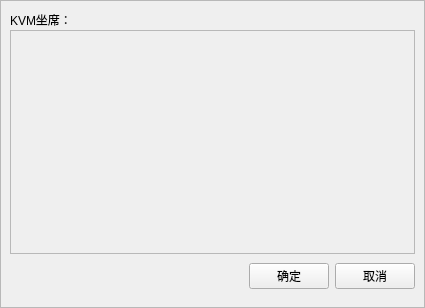
<?xml version="1.0" encoding="UTF-8"?>
<ui version="4.0">
 <class>frmPushPlanToKvmWid</class>
 <widget class="QWidget" name="frmPushPlanToKvmWid">
  <property name="geometry">
   <rect>
    <x>0</x>
    <y>0</y>
    <width>425</width>
    <height>308</height>
   </rect>
  </property>
  <property name="windowTitle">
   <string>Form</string>
  </property>
  <layout class="QVBoxLayout" name="verticalLayout">
   <property name="spacing">
    <number>0</number>
   </property>
   <property name="leftMargin">
    <number>0</number>
   </property>
   <property name="topMargin">
    <number>0</number>
   </property>
   <property name="rightMargin">
    <number>0</number>
   </property>
   <property name="bottomMargin">
    <number>0</number>
   </property>
   <item>
    <widget class="QFrame" name="frame">
     <property name="frameShape">
      <enum>QFrame::StyledPanel</enum>
     </property>
     <property name="frameShadow">
      <enum>QFrame::Raised</enum>
     </property>
     <layout class="QVBoxLayout" name="verticalLayout_3">
      <item>
       <widget class="QWidget" name="widget_2" native="true">
        <layout class="QVBoxLayout" name="verticalLayout_2">
         <property name="spacing">
          <number>0</number>
         </property>
         <property name="leftMargin">
          <number>0</number>
         </property>
         <property name="topMargin">
          <number>0</number>
         </property>
         <property name="rightMargin">
          <number>0</number>
         </property>
         <property name="bottomMargin">
          <number>0</number>
         </property>
         <item>
          <widget class="QWidget" name="widget_4" native="true">
           <layout class="QHBoxLayout" name="horizontalLayout_5">
            <property name="leftMargin">
             <number>0</number>
            </property>
            <property name="topMargin">
             <number>0</number>
            </property>
            <property name="rightMargin">
             <number>0</number>
            </property>
            <property name="bottomMargin">
             <number>0</number>
            </property>
            <item>
             <widget class="QLabel" name="label">
              <property name="text">
               <string>KVM坐席：</string>
              </property>
             </widget>
            </item>
            <item>
             <widget class="QLabel" name="label_kvmName">
              <property name="minimumSize">
               <size>
                <width>120</width>
                <height>0</height>
               </size>
              </property>
              <property name="text">
               <string/>
              </property>
             </widget>
            </item>
            <item>
             <spacer name="horizontalSpacer_3">
              <property name="orientation">
               <enum>Qt::Horizontal</enum>
              </property>
              <property name="sizeHint" stdset="0">
               <size>
                <width>216</width>
                <height>20</height>
               </size>
              </property>
             </spacer>
            </item>
           </layout>
          </widget>
         </item>
         <item>
          <widget class="QScrollArea" name="scrollArea">
           <property name="widgetResizable">
            <bool>true</bool>
           </property>
           <widget class="QWidget" name="scrollAreaWidgetContents">
            <property name="geometry">
             <rect>
              <x>0</x>
              <y>0</y>
              <width>403</width>
              <height>225</height>
             </rect>
            </property>
            <layout class="QHBoxLayout" name="horizontalLayout_3">
             <property name="spacing">
              <number>0</number>
             </property>
             <property name="leftMargin">
              <number>0</number>
             </property>
             <property name="topMargin">
              <number>0</number>
             </property>
             <property name="rightMargin">
              <number>0</number>
             </property>
             <property name="bottomMargin">
              <number>0</number>
             </property>
             <item>
              <layout class="QHBoxLayout" name="horizontalLayout_2"/>
             </item>
            </layout>
           </widget>
          </widget>
         </item>
         <item>
          <widget class="QWidget" name="widget" native="true">
           <layout class="QHBoxLayout" name="horizontalLayout">
            <property name="leftMargin">
             <number>0</number>
            </property>
            <property name="topMargin">
             <number>9</number>
            </property>
            <property name="rightMargin">
             <number>0</number>
            </property>
            <item>
             <spacer name="horizontalSpacer">
              <property name="orientation">
               <enum>Qt::Horizontal</enum>
              </property>
              <property name="sizeHint" stdset="0">
               <size>
                <width>222</width>
                <height>20</height>
               </size>
              </property>
             </spacer>
            </item>
            <item>
             <widget class="QPushButton" name="btn_ok">
              <property name="focusPolicy">
               <enum>Qt::TabFocus</enum>
              </property>
              <property name="text">
               <string>确定</string>
              </property>
             </widget>
            </item>
            <item>
             <widget class="QPushButton" name="btn_cancel">
              <property name="focusPolicy">
               <enum>Qt::TabFocus</enum>
              </property>
              <property name="text">
               <string>取消</string>
              </property>
             </widget>
            </item>
           </layout>
          </widget>
         </item>
        </layout>
       </widget>
      </item>
     </layout>
    </widget>
   </item>
  </layout>
 </widget>
 <resources/>
 <connections/>
</ui>
